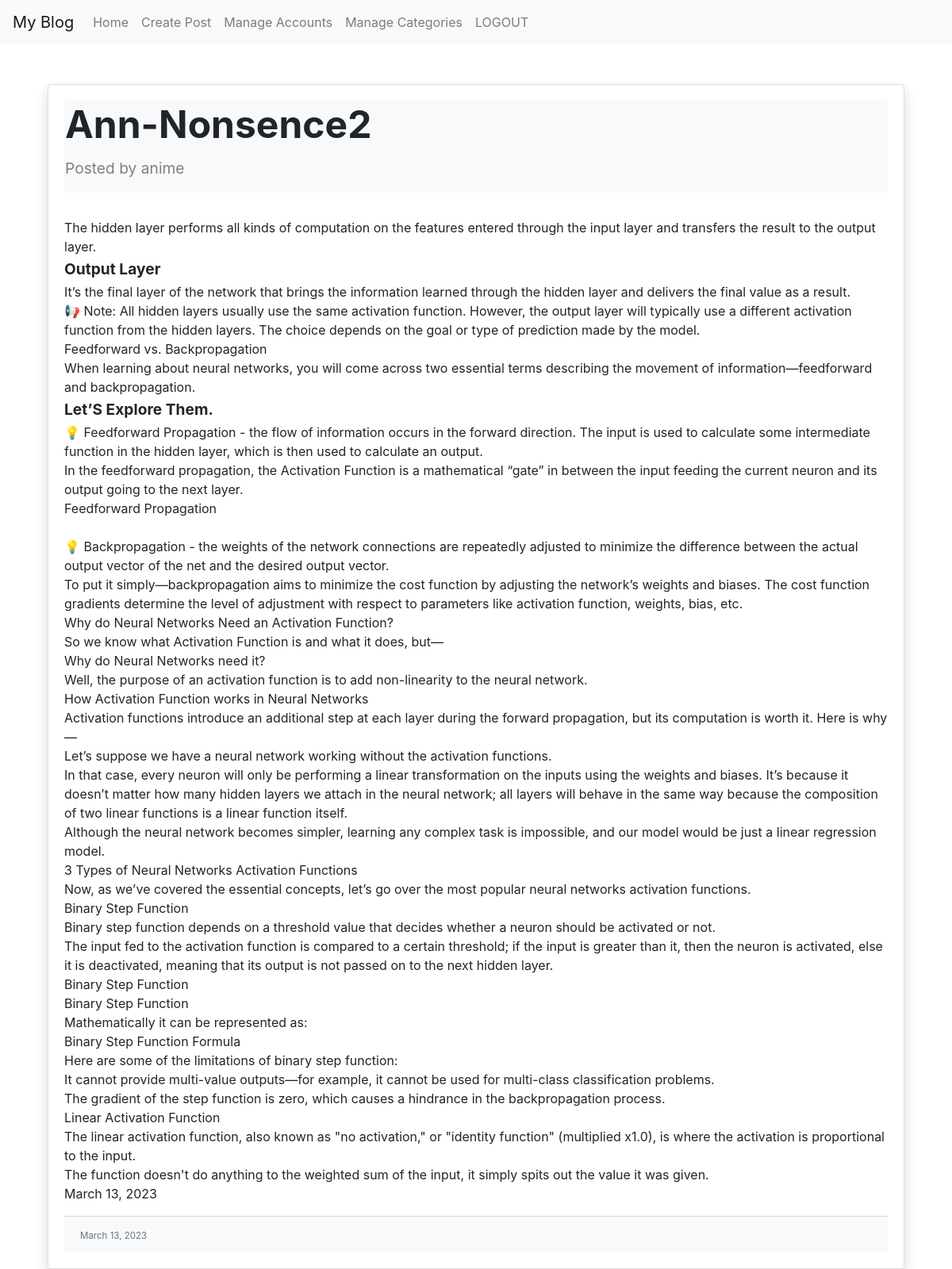
The app's page /blog/Nposts/2/ (signed in) with its own data.
### blog/models.py (models this page shows, shortened)
class Post(models.Model):
    title = models.CharField(max_length=200)
    author = models.ForeignKey(User, on_delete=models.CASCADE, default= User)
    body = models.TextField()
    created_date = models.DateTimeField(auto_now_add=True)
    modified_date = models.DateTimeField(auto_now=True)
    date_posted = models.DateTimeField(default=datetime.now)
    categories = models.ManyToManyField(Category)
    image = models.ImageField(upload_to='images/', null=True, blank=True)

### blog/views.py (the view)
# urls.py: path('Nposts/<int:pk>/', views.post_detail, name='post_detail'),
@login_required
def post_detail(request, pk):
    post = Post.objects.get(pk=pk)
    post.body = post.body.split("\n")
    return render(request, 'blog/post_detail.html', {'post': post})

### blog/templatetags/custom_filters.py (called while the page is built)
@register.filter
def Marking(value):
    count = cntr(value[:3])
    if count["#"]: return count["#"]
    if count["-"]: return 10+count["-"]
    if count["$"]: return 20+count["$"]

@register.filter
def last_nchars(value,n):
    return value[n:]

@register.filter
def title_case(value):
    return value.title()

### blog/views.py (called while the page is built)
    def __call__(self, request):
        current_time =  dt.now().strftime("%Y-%m-%d %H:%M:%S")#timezone.now()
        if request.user.is_authenticated:
            last_activity = request.session.get('last_activity')#
            if type(last_activity) == str:
                last_activity = dt.strptime(request.session.get('last_activity'), '%Y-%m-%d %H:%M:%S')
            if last_activity and (dt.strptime(current_time, '%Y-%m-%d %H:%M:%S') - last_activity).seconds > settings.SESSION_COOKIE_AGE:
                request.session.flush()
                return redirect('blog:login')
            request.session['last_activity'] = current_time#dt.strptime(current_time, '%Y-%m-%d %H:%M:%S')#current_time
        response = self.get_response(request)
        return response

### blog/templates/blog/post_detail.html (shortened to what this page needs)
{% extends 'blog/base.html' %}
{% load custom_filters %}
{% block content %}
    <div class="container">
        <div class="row">
            <div class="col-md-12 ">
                <div class="card">
                    <div class="card-body">
                        <div class="card-TT">
                            <h2 class="card-title">{{ post.title|title_case }}</h2>
                            <p style="color: gray; font-size: 1.2rem;">Posted by {{post.author}}</p>
                        </div>
                        <p class="card-text">
                            {% for paragraph in post.body %}
                                {% with paragraph|Marking as para %}
                                    {% if para == None %}
                                        <div class="cont-d">
                                            {{ paragraph }}
                                        </div>
                                    {% elif para == 1 %}
                                        <h3>{{ paragraph|last_nchars:1|title_case  }}</h3>
                                    {% elif para == 2 %}
                                        <h4>{{ paragraph|last_nchars:2|title_case  }}</h4>
                                    {% elif para == 11 %}
                                        <div class="cont-li">● {{ paragraph|last_nchars:1 }}</div>
                                    {% endif %}
                                {% endwith %}
                            {% endfor %}
                        </p>
                        <div class="card-footer">
                            <small class="text-muted">
                                {{ post.date_posted|date:"F d, Y" }}
                            </small>
                        </div>
                    </div>
                </div>
            </div>
        </div>
    </div>
{% endblock %}

### staticfiles/css/blog.css (style rules this page uses)
.card { border: none; border-radius: 0; box-shadow: 0 0.5rem 1rem rgba(0, 0, 0, 0.15); }
.card-title { font-size: 2.5rem; font-weight: bold; margin-bottom: 1rem; }
.card-text { font-size: 1.1rem; margin-bottom: 2rem; }
.card-footer { font-size: 0.9rem; color: #6c757d; }
.card-body { padding: 1.25rem; }

### blog/templates/blog/post_detail.html (style rules this page uses)
.card { margin-top: 50px; }
.card-TT { background-color: #f8f9fa; padding: 1px; }
.card-title { font-size: 3.0rem; font-weight: bold; }
.card-footer { background-color: #f8f9fa; }
h2 { font-size: 2.5rem; font-weight: bold; margin-bottom: 1.5rem; }
h4 { font-size: 1.2rem; font-weight: bold; margin-bottom: 0.3rem; margin-top: 0.3rem; }

### records on screen
Post: title "Ann-Nonsence2", author "anime", date_posted "March 13, 2023"

### other values on screen
{{ paragraph }} "The hidden layer performs all kinds of computation on the features entered through the input layer and transfers the result to the output layer." "It’s the final layer of the network that brings the information learned through the hidden layer and delivers the final value as a result." "Feedforward vs. Backpropagation" "When learning about neural networks, you will come across two essential terms describing the movement of information—feedforward and backpropagation." "In the feedforward propagation, the Activation Function is a mathematical “gate” in between the input feeding the current neuron and its output going to the next layer." "Feedforward Propagation" "💡 Backpropagation - the weights of the network connections are repeatedly adjusted to minimize the difference between the actual output vector of the net and the desired output vector." "Why do Neural Networks Need an Activation Function?" "So we know what Activation Function is and what it does, but—" "Why do Neural Networks need it?" "Well, the purpose of an activation function is to add non-linearity to the neural network." "How Activation Function works in Neural Networks" "Activation functions introduce an additional step at each layer during the forward propagation, but its computation is worth it. Here is why—" "Let’s suppose we have a neural network working without the activation functions." "Although the neural network becomes simpler, learning any complex task is impossible, and our model would be just a linear regression model." "3 Types of Neural Networks Activation Functions" "Now, as we’ve covered the essential concepts, let’s go over the most popular neural networks activation functions." "Binary Step Function" "Binary step function depends on a threshold value that decides whether a neuron should be activated or not." "Binary Step Function" "Binary Step Function" "Mathematically it can be represented as:" "Binary Step Function Formula" "Here are some of the limitations of binary step function:" "It cannot provide multi-value outputs—for example, it cannot be used for multi-class classification problems." "The gradient of the step function is zero, which causes a hindrance in the backpropagation process." "Linear Activation Function" "The linear activation function, also known as \"no activation,\" or \"identity function\" (multiplied x1.0), is where the activation is proportional to the input." "The function doesn't do anything to the weighted sum of the input, it simply spits out the value it was given." "March 13, 2023"
{{ paragraph|last_nchars:2|title_case }} "Output Layer" "Let’S Explore Them."
